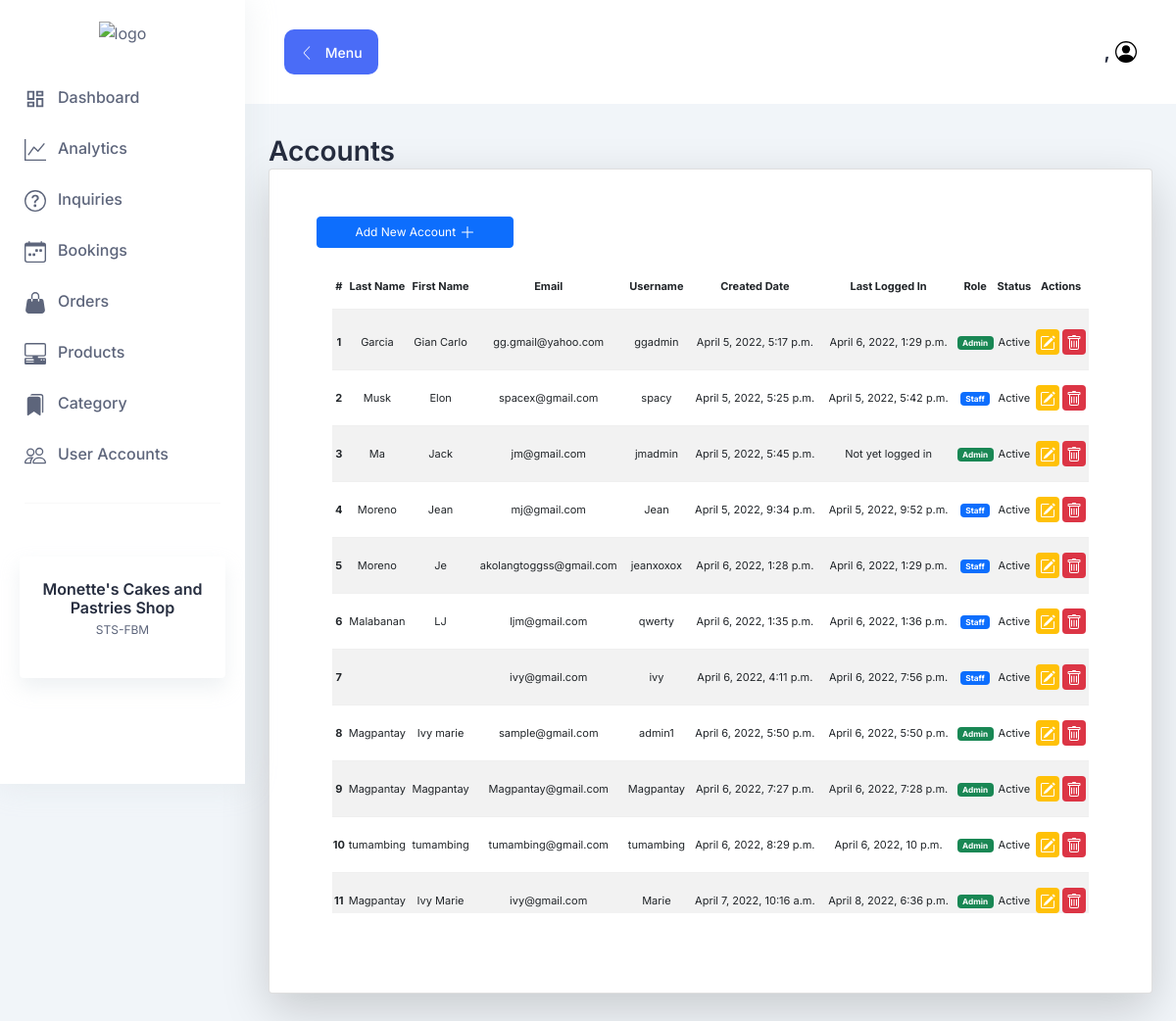
The page /account-list (signed in) on the database as committed earlier.
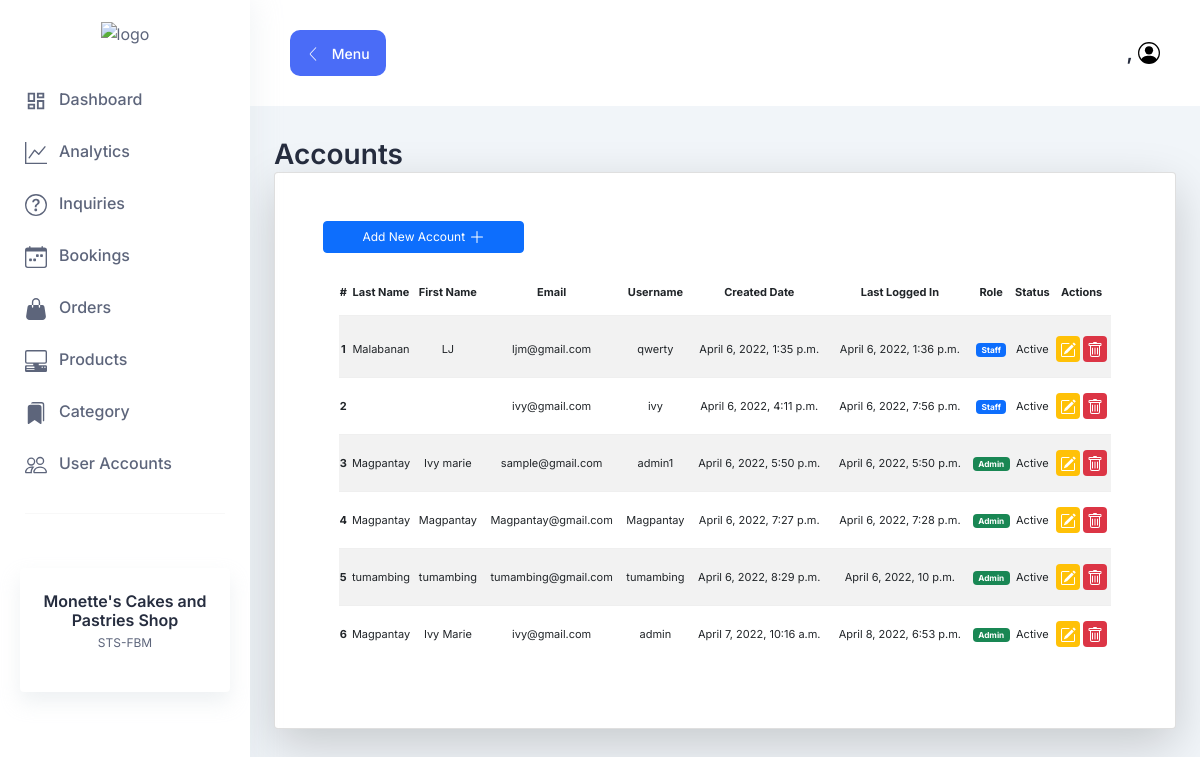
The same page on the database as committed later.
### accounts/models.py (models this page shows)
class User(AbstractUser):
    is_admin = models.BooleanField(default=False)
    is_staff = models.BooleanField(default=False)
    status = models.BooleanField(default=True)

### accounts/views.py (the view)
# urls.py: path("account-list", accounts, name="account-list"),
def accounts(request):
    template_name = "user_accounts/accounts.html"
    accounts = User.objects.all()
    context = {
        "accounts" : accounts
        }
    return render (request, template_name, context)

### accounts/templates/user_accounts/accounts.html (shortened to what this page needs)
{% extends 'base.html' %} {% block body %}
<link
  rel="stylesheet"
  type="text/css"
  href="https://cdn.datatables.net/1.11.5/css/jquery.dataTables.css"
/>
<div class="container-fluid mt-2 p-4" style="font-size: 12px">
  <h2>Accounts</h2>
  <div
    class="card p-5 shadow-lg p-3 mb-5 bg-white rounded text-decoration-none"
  >
    <a
      class="btn btn-primary w-25"
      style="font-size: 12px"
      data-bs-toggle="modal"
      data-bs-target="#roleModal"
    >
      Add New Account
      <svg
        xmlns="http://www.w3.org/2000/svg"
        width="16"
        height="16"
        fill="currentColor"
        class="bi bi-plus-lg"
        viewBox="0 0 16 16"
      >
        <path
          fill-rule="evenodd"
          d="M8 2a.5.5 0 0 1 .5.5v5h5a.5.5 0 0 1 0 1h-5v5a.5.5 0 0 1-1 0v-5h-5a.5.5 0 0 1 0-1h5v-5A.5.5 0 0 1 8 2Z"
        />
      </svg>
    </a>
    <table
      class="table table-striped bg-white p-3"
      id="accountsTable"
      style="font-size: 11px"
    >
      <thead>
        <tr class="text-center">
          <th scope="col">#</th>
          <th scope="col">Last Name</th>
          <th scope="col">First Name</th>
          <th scope="col">Email</th>
          <th scope="col">Username</th>
          <th scope="col">Created Date</th>
          <th scope="col">Last Logged In</th>
          <th scope="col">Role</th>
          <th scope="col">Status</th>
          <th scope="col">Actions</th>
        </tr>
      </thead>
      <tbody>
        {% for list in accounts %}
        <tr class="text-center">
          <th scope="row">{{forloop.counter}}</th>
          <td>{{list.last_name|default_if_none:"Not Available"}}</td>
          <td>{{list.first_name}}</td>
          <td>{{list.email}}</td>
          <td>{{list.username}}</td>
          <td>{{list.date_joined}}</td>
          <td>{{list.last_login|default_if_none:"Not yet logged in"}}</td>
          <td>
            {% if list.is_staff %}
            <span class="badge bg-primary">Staff</span>
            {% elif list.is_admin %}
            <span class="badge bg-success">Admin</span>
            {% elif list.is_superuser %}
            <span class="badge bg-warning text-dark">Super Admin</span>
            {% else %}
            <span class="badge bg-danger">Not Available</span>
            {% endif %}
          </td>
          <td>
            {% if list.status == True %} Active {% else %} Inactive {% endif %}
          </td>
          <td colspan="5">
            <a
              href="{% url 'update-account' list.id %}"
              class="bg-warning p-1 text-white rounded"
              style="font-size: 12px"
            >
            </a>
            <a
              class="bg-danger p-1 text-white rounded"
              style="font-size: 12px"
              data-bs-toggle="modal"
              data-bs-target="#exampleModal"
            >
            </a>
          </td>
        </tr>
        {% endfor %}
      </tbody>
    </table>
  </div>
</div>
{% endblock %}

### templates/base.html (shortened to what this page needs)
<!DOCTYPE html>
{% load static %}
<html lang="en">
  <head>
    <link rel="stylesheet" href="{% static 'assets/css/bootstrap.min.css' %}" />
    <link rel="stylesheet" href="{% static 'assets/css/lineicons.css' %}" />
    <link
      rel="stylesheet"
      href="{% static 'assets/css/materialdesignicons.min.css' %}"
    />
    <link rel="stylesheet" href="{% static 'assets/css/main.css' %}" />
    <link
      rel="stylesheet"
      href="https://cdn.jsdelivr.net/npm/uikit@3.9.4/dist/css/uikit.min.css"
    />
  </head>
  <body>
    {% if user.is_authenticated %} {% include "sidenav.html" %} {% endif %}
    <main class="main-wrapper">
      {% if user.is_authenticated %} {% include 'navbar.html' %} {% endif %}
      {% block body %} {% endblock %}
    </main>
  </body>
</html>

### templates/sidenav.html (shortened to what this page needs)
<aside class="sidebar-nav-wrapper">
    <div class="navbar-logo">
        <img
          src="https://scontent.fmnl3-2.fna.fbcdn.net/v/t1.6435-9/181028949_3043069499259086_6136653235614529912_n.jpg?_nc_cat=100&ccb=1-5&_nc_sid=09cbfe&_nc_eui2=AeEKZWH_qIEo62MroReEWWoF5NUfSC3BIH3k1R9ILcEgfSbUQkt6sK9IkGMmqGqml64i1PJQJIv6OuFhVoD6Shl8&_nc_ohc=e2CXCbdHulUAX8H0uNL&_nc_ht=scontent.fmnl3-2.fna&oh=00_AT_n1dClDOJkjiZMUErGtRzvRdjLlRXZ2WArn9uFJFUj1w&oe=62541B6C"
          alt="logo" width="80" height="80" />
    </div>
    <nav class="sidebar-nav">
      <ul>
        <li class="nav-item">
          <a href="{% url "homepage" %}">
            <span class="icon">
            </span>
            <span class="text">Dashboard</span>
          </a>
        </li>
        <li class="nav-item">
            <a href="{% url "homepage" %}">
              <span class="icon">
              </span>
              <span class="text">Analytics</span>
            </a>
          </li>
          <li class="nav-item">
            <a href="{% url "homepage" %}">
              <span class="icon">
              </span>
              <span class="text">Inquiries</span>
            </a>
          </li>
          <li class="nav-item">
            <a href="{% url "bookings-list" %}">
              <span class="icon">
              </span>
              <span class="text">Bookings</span>
            </a>
          </li>
          <li class="nav-item">
            <a href="{% url "orders-list" %}">
              <span class="icon">
              </span>
              <span class="text"> Orders</span>
            </a>
          </li>
          <li class="nav-item">
            <a href="{% url "products-list" %}">
              <span class="icon">
              </span>
              <span class="text"> Products</span>
            </a>
          </li>
          {% if user.is_superuser or user.is_admin %}
          <li class="nav-item">
            <a href="{% url "category-list" %}">
              <span class="icon">
              </span>
              <span class="text"> Category</span>
            </a>
          </li>
          {% endif %}
          {% if user.is_superuser or user.is_admin %}
          <li class="nav-item">
            <a href="{% url "account-list" %}">
              <span class="icon">
              </span>
              <span class="text"> User Accounts</span>
            </a>
          </li>
          {% endif %}
        <span class="divider">
          <hr />
        </span>
      </ul>
    </nav>
    <div class="promo-box">
      <h3>Monette's Cakes and Pastries Shop</h3>
      <p>STS-FBM</p>
    </div>
  </aside>

### templates/navbar.html (shortened to what this page needs)
<header class="header">
  <div class="container-fluid">
    <div class="row">
      <div class="col-lg-5 col-md-5 col-6">
        <div class="header-left d-flex align-items-center">
          <div class="menu-toggle-btn mr-20">
            <button id="menu-toggle" class="main-btn primary-btn btn-hover">
              <i class="lni lni-chevron-left me-2"></i> Menu
            </button>
          </div>
        </div>
      </div>
      <div class="col-lg-7 col-md-7 col-6">
        <div class="header-right">
          <div class="profile-box ml-15">
            <button
              class="dropdown-toggle bg-transparent border-0"
              type="button"
              id="profile"
              data-bs-toggle="dropdown"
              aria-expanded="false"
            >
              <div class="profile-info">
                <div class="info">
                  <h4>{{user.last_name}}, {{user.first_name}}</h4>
                </div>
              </div>
            </button>
          </div>
        </div>
      </div>
    </div>
  </div>
</header>

Rows that differ between the two databases and show on the page:
removed User: last_name "Garcia", first_name "Gian Carlo", email "gg.gmail@yahoo.com", username "ggadmin", date_joined "April 5, 2022, 5:17 p.m.", last_login "April 6, 2022, 1:29 p.m.", is_staff "Admin", status "Active"
removed User: last_name "Musk", first_name "Elon", email "spacex@gmail.com", username "spacy", date_joined "April 5, 2022, 5:25 p.m.", last_login "April 5, 2022, 5:42 p.m.", is_staff "Staff", status "Active"
removed User: last_name "Ma", first_name "Jack", email "jm@gmail.com", username "jmadmin", date_joined "April 5, 2022, 5:45 p.m.", last_login "Not yet logged in", is_staff "Admin", status "Active"
removed User: last_name "Moreno", first_name "Jean", email "mj@gmail.com", username "Jean", date_joined "April 5, 2022, 9:34 p.m.", last_login "April 5, 2022, 9:52 p.m.", is_staff "Staff", status "Active"
removed User: last_name "Moreno", first_name "Je", email "akolangtoggss@gmail.com", username "jeanxoxox", date_joined "April 6, 2022, 1:28 p.m.", last_login "April 6, 2022, 1:29 p.m.", is_staff "Staff", status "Active"
changed User "Ivy Marie": username "Marie" → "admin"; last_login "April 8, 2022, 6:36 p.m." → "April 8, 2022, 6:53 p.m."
